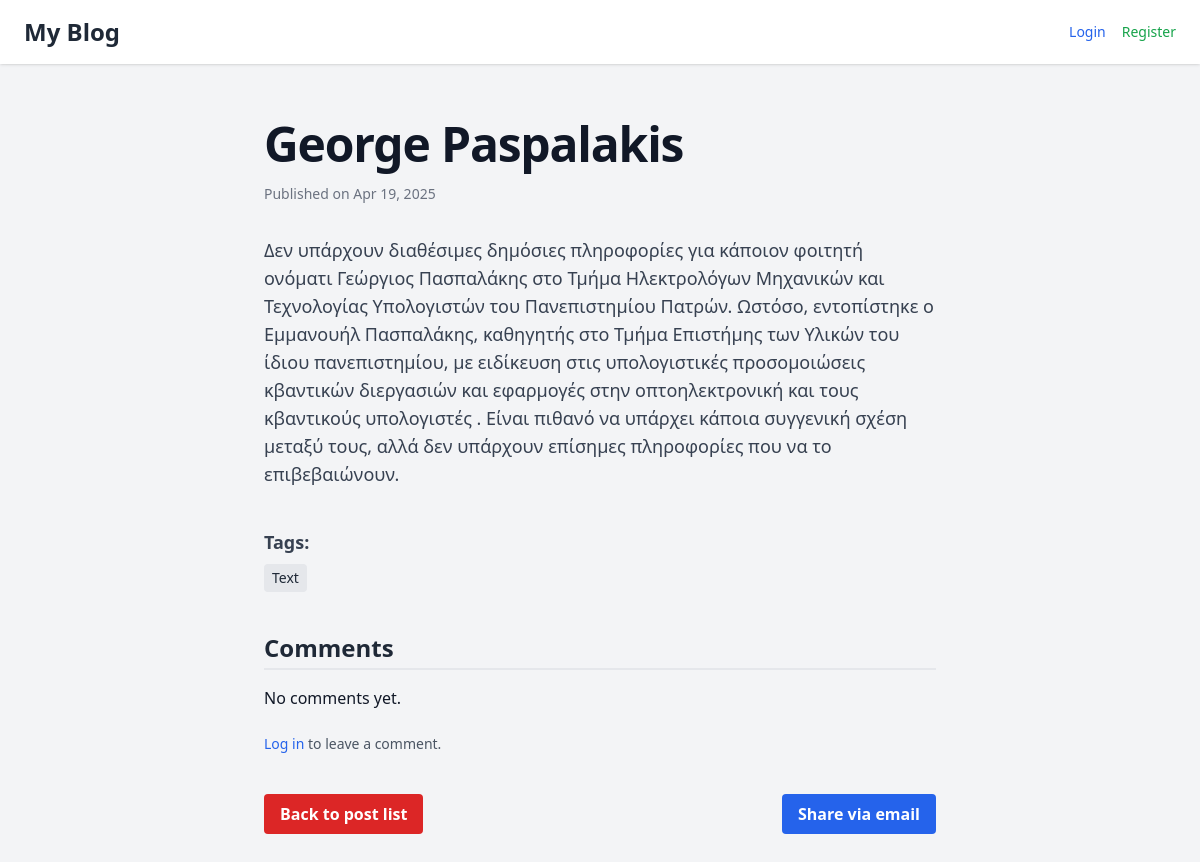
The app's page /blog/2025/4/19/george-paspalakis/, older data.
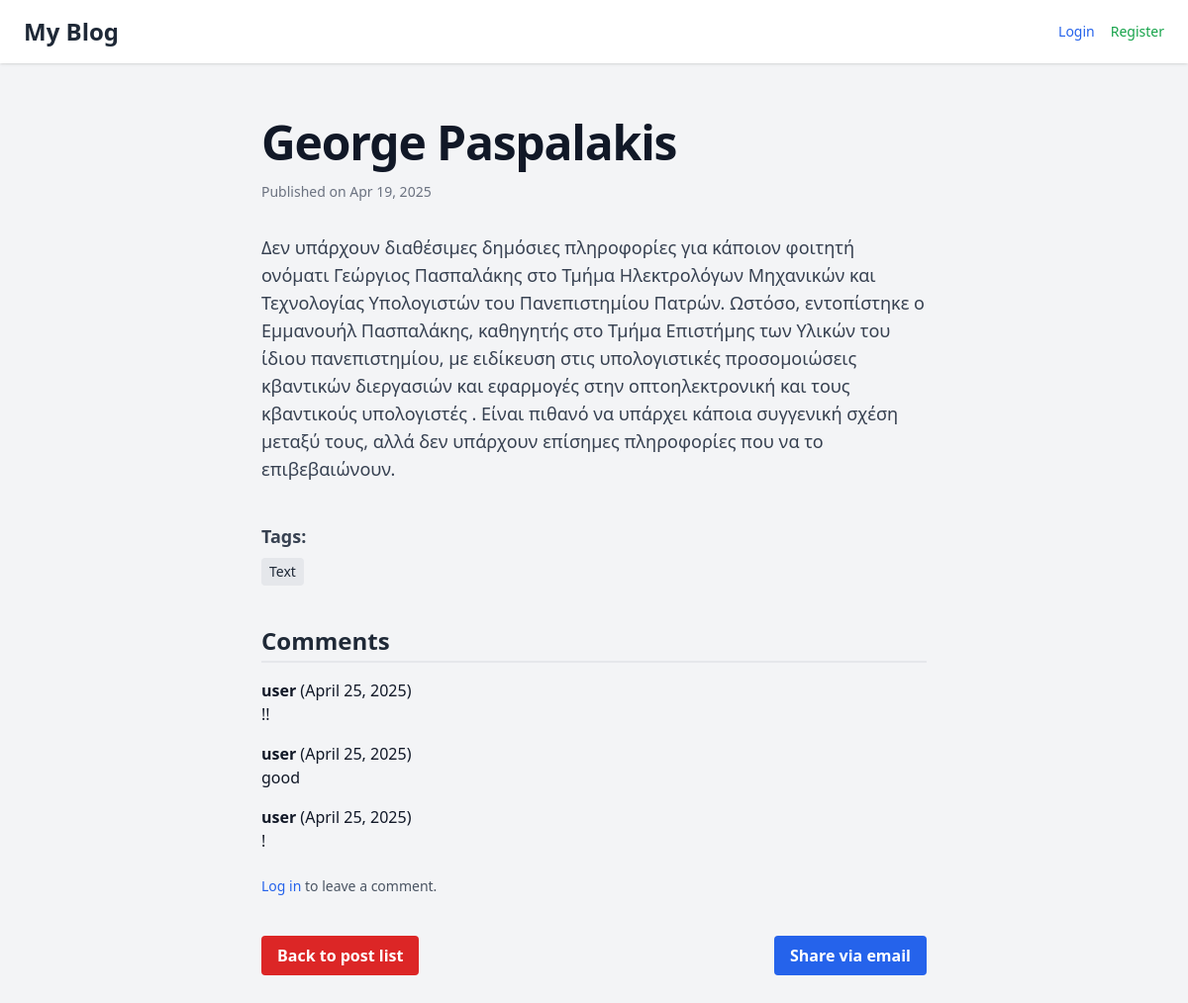
The same page, newer data.
### blog/models.py (models this page shows, shortened)
class Post(models.Model):
 author= models.ForeignKey(settings.AUTH_USER_MODEL, on_delete=models.CASCADE)
 title = models.CharField(max_length=255)
 slug= models.SlugField()
 body = models.TextField()
 publish = models.DateTimeField()
 created = models.DateTimeField(auto_now_add=True)
 updated = models.DateTimeField(auto_now=True)
 status = models.CharField(max_length=2,choices=Status.choices, default=Status.DRAFT)
 tags = TaggableManager()

class Comment(models.Model):
    post = models.ForeignKey('Post', on_delete=models.CASCADE, related_name='comments')
    name = models.CharField(max_length=80)
    email = models.EmailField()
    body = models.TextField()
    created = models.DateTimeField(default=timezone.now)
    updated = models.DateTimeField(auto_now=True)
    active = models.BooleanField(default=True)
    class Meta:
        ordering = ['created']

### blog/views.py (the view)
# urls.py: path('<int:year>/<int:month>/<int:day>/<slug:post>/', views.post_detail, name='post_detail'),
def post_detail(request, year, month, day, post):
    post = get_object_or_404(
        Post,
        slug=post,
        publish__year=year,
        publish__month=month,
        publish__day=day
    )
    new_comment = None
    if request.method == 'POST':
        form = CommentForm(request.POST)
        if form.is_valid():
            new_comment = form.save(commit=False)
            new_comment.post = post
            new_comment.name = request.user.username
            new_comment.email = request.user.email
            new_comment.save()
            form = CommentForm()
    else:
        form = CommentForm()
    return render(request, 'blog/post/detail.html', {
        'post': post,
        'form': form,
        'new_comment': new_comment,
    })
    return render(request, 'blog/post/detail.html', {'post': post})

### blog/templates/blog/post/detail.html (shortened to what this page needs)
{% extends "base.html" %}{% load widget_tweaks %}
{% block content %}
<article class="mx-auto max-w-2xl">
  <h1 class="text-4xl font-bold tracking-tight text-gray-900 sm:text-5xl">{{ post.title }}</h1>
  <p class="mt-4 text-sm text-gray-500">
    Published on {{ post.publish|date:"M d, Y" }}
  </p>
  <div class="mt-8 text-gray-700 text-lg">
    <p>{{ post.body }}</p>
  </div>
  <div class="mt-10">
    <h4 class="text-lg font-semibold text-gray-700 mb-2">Tags:</h4>
    <ul class="flex gap-2 flex-wrap text-sm">
      {% for tag in post.tags.all %}
        <li class="bg-gray-200 text-gray-800 px-2 py-1 rounded">{{ tag.name }}</li>
      {% empty %}
        <li>No tags</li>
      {% endfor %}
    </ul>
  </div>
  <h3 class="text-2xl font-semibold text-gray-800 border-b-2 border-black-500 pb-1 mt-10 mb-4">
    Comments
</h3>
{% for comment in post.comments.all %}
    {% if comment.active %}
        <div class="mb-4">
            <strong>{{ comment.name }}</strong> ({{ comment.created|date:"F d, Y" }})
            <p>{{ comment.body }}</p>
        </div>
    {% endif %}
{% empty %}
    <p>No comments yet.</p>
{% endfor %}
{% if user.is_authenticated %}
    <h4 class="text-xl font-semibold text-gray-800 mt-10 mb-4">Leave a comment</h4>
    <form method="post" class="space-y-6">
        {% csrf_token %}
        <div>
            <label for="id_body" class="block text-sm font-medium">Comment:</label>
            {{ form.body|add_class:"w-full mt-1 p-2 border border-gray-300 rounded h-32" }}
        </div>
        <button type="submit"
                class="w-full bg-green-600 hover:bg-green-700 text-white font-semibold py-2 px-4 rounded">
            Post Comment
        </button>
    </form>
{% else %}
    <p class="text-sm text-gray-600 mt-6">
        <a href="{% url 'login' %}" class="text-blue-600 hover:underline">Log in</a> to leave a comment.
    </p>
{% endif %}
  <div class="flex justify-between mt-10">
    <a href="{% url 'blog:post_list' %}"
       class="inline-block px-4 py-2 bg-red-600 text-white font-semibold rounded hover:bg-red-800 transition">
      Back to post list
    </a>
    <a href="{% url 'blog:post_share' post.id %}"
       class="inline-block px-4 py-2 bg-blue-600 text-white font-semibold rounded hover:bg-blue-700 transition">
      Share via email
    </a>
  </div>
</article>
{% endblock %}

### account/templates/base.html (shortened to what this page needs)
<!DOCTYPE html>
<html lang="en">
<head>
  <script src="https://cdn.tailwindcss.com"></script>
</head>
<body class="bg-gray-100 text-gray-900">
  <nav class="bg-white shadow px-6 py-4 flex justify-between items-center fixed w-full top-0 z-50">
    <a href="{% url 'blog:post_list' %}" class="text-2xl font-bold text-gray-800">My Blog</a>
    <div class="flex gap-4 items-center text-sm">
      {% if user.is_authenticated %}
        <span class="text-gray-600">Hello, {{ user.username }}!</span>
        <a href="{% url 'profile' %}" class="bg-blue-600 text-white px-3 py-1 rounded hover:bg-blue-700">Profile</a>
        <a href="{% url 'password_change' %}" class="text-yellow-600 hover:underline">Change Password</a>
        <form method="post" action="{% url 'logout' %}" class="inline">
          {% csrf_token %}
          <button type="submit" class="text-red-500 hover:underline bg-transparent border-none cursor-pointer">
              Logout
          </button>
        </form>
      {% else %}
        <a href="{% url 'login' %}" class="text-blue-600 hover:underline">Login</a>
        <a href="{% url 'register' %}" class="text-green-600 hover:underline">Register</a>
      {% endif %}
    </div>
  </nav>
  <div class="h-20"></div>
  <main class="max-w-7xl mx-auto px-6 py-10">
    {% block content %}{% endblock %}
  </main>
</body>
</html>

Row changes from the older to the newer data that the page shows:
added Comment: name "user", created "April 25, 2025", body "!!"
added Comment: name "user", created "April 25, 2025", body "good"
added Comment: name "user", created "April 25, 2025", body "!"
Text that changed along with them:
text no longer shown: "No comments yet."
